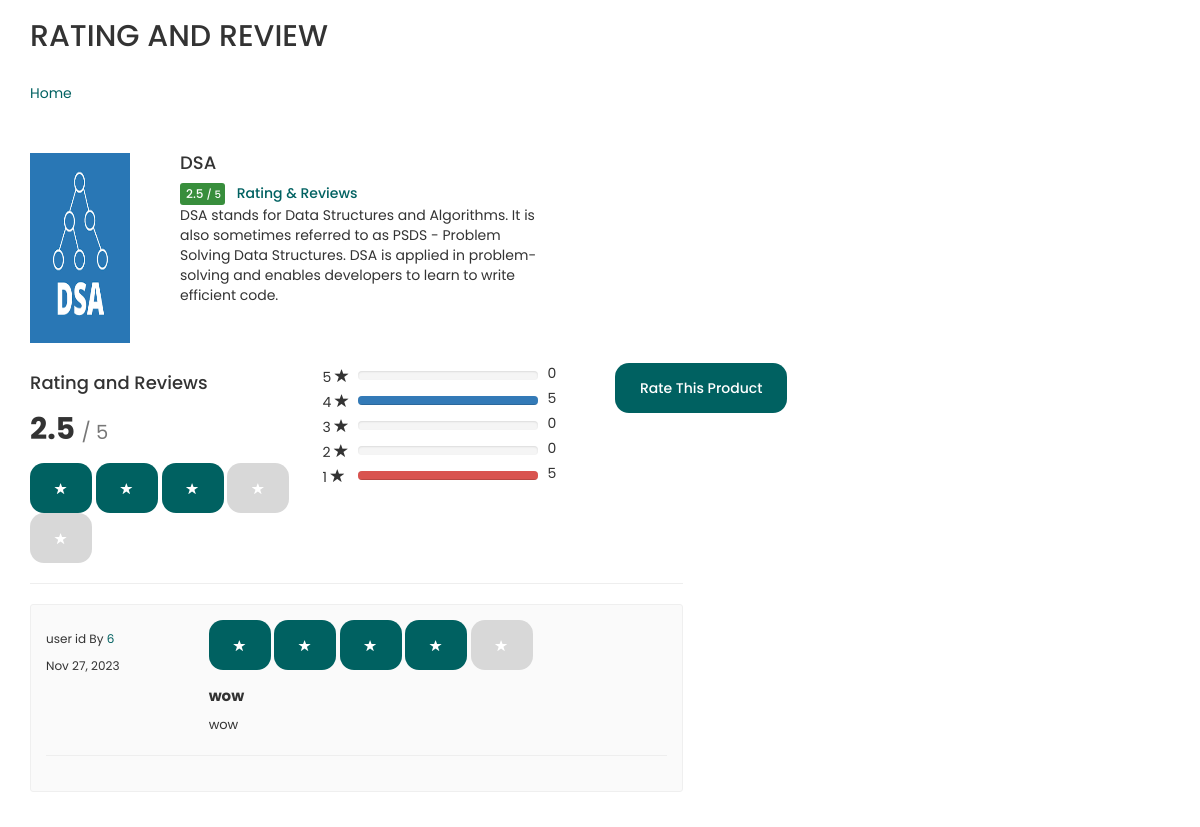
/show_rating.php?item_id=9, run on the app's committed database.
### tables this page shows
CREATE TABLE `books` (
  `id` int(11) NOT NULL,
  `title` varchar(100) NOT NULL,
  `author` varchar(50) NOT NULL,
  `publisher` varchar(100) NOT NULL,
  `price` int(20) NOT NULL,
  `qty` int(20) NOT NULL,
  `category_id` int(20) NOT NULL,
  `description` varchar(800) NOT NULL,
  `image` varchar(100) NOT NULL,
  `date_time` date NOT NULL DEFAULT current_timestamp()
);

CREATE TABLE `item_rating` (
  `ratingId` int(11) NOT NULL,
  `books` int(11) NOT NULL,
  `users` int(11) NOT NULL,
  `ratingNumber` int(11) NOT NULL,
  `title` varchar(255) NOT NULL,
  `comments` text NOT NULL,
  `created` datetime NOT NULL,
  `modified` datetime NOT NULL,
  `status` tinyint(1) NOT NULL DEFAULT 1 COMMENT '1 = Block, 0 = Unblock'
);

### class/Rating.php (called while the page is built, shortened)
<?php
class Rating{
	private $host  = 'localhost';
    private $user  = 'root';
    private $password   = "";
    private $database  = "edenbookstore";
	private $itemUsersTable = 'users';
	private $itemTable = 'books';
    private $itemRatingTable = 'item_rating';
	private $dbConnect = false;
    public function __construct(){
        if(!$this->dbConnect){
            $conn = new mysqli($this->host, $this->user, $this->password, $this->database);
            if($conn->connect_error){
                die("Error failed to connect to MySQL: " . $conn->connect_error);
            }else{
                $this->dbConnect = $conn;
            }
        }
    }
	private function getData($sqlQuery) {
		$result = mysqli_query($this->dbConnect, $sqlQuery);
		$data= array();
		while ($row = mysqli_fetch_array($result, MYSQLI_ASSOC)) {
			$data[]=$row;
		}
		return $data;
	}
	public function getItem($books){
		$sqlQuery = "
			SELECT * FROM ".$this->itemTable."
			WHERE id='".$books."'";
		return  $this->getData($sqlQuery);
	}
	public function getItemRating($books){
		$sqlQuery = "
			SELECT r.ratingId, r.books, r.users, r.ratingNumber, r.title, r.comments, r.created, r.modified
			FROM ".$this->itemRatingTable." as r
			LEFT JOIN ".$this->itemUsersTable." as u ON (r.users = r.users)
			WHERE r.books = '".$books."'";
		return  $this->getData($sqlQuery);
	}
	public function getRatingAverage($books){
		$itemRating = $this->getItemRating($books);
		$ratingNumber = 0;
		$count = 0;
		foreach($itemRating as $itemRatingDetails){
			$ratingNumber+= $itemRatingDetails['ratingNumber'];
			$count += 1;
		}
		$average = 0;
		if($ratingNumber && $count) {
			$average = $ratingNumber/$count;
		}
		return $average;
	}
}
?>

### show_rating.php (the view, shortened to what this page needs)
<?php
include('inc/header.php');
?>
<link rel="stylesheet" href="css/style.css">
<link rel="stylesheet" href="scss/style1.css">
<div class="container">
	<h2>RATING AND REVIEW</h2>
	<?php
	include 'inc/menu.php';
	include 'class/Rating.php';
	$rating = new Rating();
	$itemDetails = $rating->getItem($_GET['item_id']);
	foreach($itemDetails as $books){
		$average = $rating->getRatingAverage($books["id"]);
	?>
	<div class="row">
		<div class="col-sm-2" style="width:150px">
			<img class="product_image" src="./src/uploads/<?php echo $books["image"]; ?>" style="width:100px;height:200px;padding-top:10px;">
		</div>
		<div class="col-sm-4">
			<h4 style="margin-top:10px;"><?php echo $books["title"]; ?></h4>
			<div><span class="average"><?php printf('%.1f', $average); ?> <small>/ 5</small></span> <span class="rating-reviews"><a href="show_rating.php?item_id=<?php echo $books["id"]; ?>">Rating & Reviews</a></span></div>
			<?php echo $books["description"]; ?>
		</div>
	</div>
	<?php } ?>
	<?php
	$itemRating = $rating->getItemRating($_GET['item_id']);
	$ratingNumber = 0;
	$count = 0;
	$fiveStarRating = 0;
	$fourStarRating = 0;
	$threeStarRating = 0;
	$twoStarRating = 0;
	$oneStarRating = 0;
	foreach($itemRating as $rate){
		$ratingNumber += $rate['ratingNumber'];
		$count += 1;
		if($rate['ratingNumber'] == 5) {
			$fiveStarRating +=1;
		} else if($rate['ratingNumber'] == 4) {
			$fourStarRating +=1;
		} else if($rate['ratingNumber'] == 3) {
			$threeStarRating +=1;
		} else if($rate['ratingNumber'] == 2) {
			$twoStarRating +=1;
		} else if($rate['ratingNumber'] == 1) {
			$oneStarRating +=1;
		}
	}
	$average = 0;
	if($ratingNumber && $count) {
		$average = $ratingNumber / $count;
	}
	?>
	<br>
	<div id="ratingDetails">
		<div class="row">
			<div class="col-sm-3">
				<h4>Rating and Reviews</h4>
				<h2 class="bold padding-bottom-7"><?php printf('%.1f', $average); ?> <small>/ 5</small></h2>
				<?php
				$averageRating = round($average, 0);
				for ($i = 1; $i <= 5; $i++) {
					$ratingClass = "btn-default btn-grey";
					if($i <= $averageRating) {
						$ratingClass = "btn-warning";
					}
				?>
				<button type="button" class="btn btn-sm <?php echo $ratingClass; ?>" aria-label="Left Align">
				  <span class="glyphicon glyphicon-star" aria-hidden="true"></span>
				</button>
				<?php } ?>
			</div>
			<div class="col-sm-3">
				<?php
				$fourStarRatingPercent = round(($fourStarRating/5)*100);
				$fourStarRatingPercent = !empty($fourStarRatingPercent)?$fourStarRatingPercent.'%':'0%';
				$oneStarRatingPercent = round(($oneStarRating/5)*100);
				$oneStarRatingPercent = !empty($oneStarRatingPercent)?$oneStarRatingPercent.'%':'0%';
				?>
				<div class="pull-left">
					<div class="pull-left" style="width:35px; line-height:1;">
						<div style="height:9px; margin:5px 0;">5 <span class="glyphicon glyphicon-star"></span></div>
					</div>
					<div class="pull-left" style="width:180px;">
						<div class="progress" style="height:9px; margin:8px 0;">
						</div>
					</div>
					<div class="pull-right" style="margin-left:10px;"><?php echo $fiveStarRating; ?></div>
				</div>
				<div class="pull-left">
					<div class="pull-left" style="width:35px; line-height:1;">
						<div style="height:9px; margin:5px 0;">4 <span class="glyphicon glyphicon-star"></span></div>
					</div>
					<div class="pull-left" style="width:180px;">
						<div class="progress" style="height:9px; margin:8px 0;">
						  <div class="progress-bar progress-bar-primary" role="progressbar" aria-valuenow="4" aria-valuemin="0" aria-valuemax="5" style="width: <?php echo $fourStarRatingPercent; ?>">
						  </div>
						</div>
					</div>
					<div class="pull-right" style="margin-left:10px;"><?php echo $fourStarRating; ?></div>
				</div>
				<div class="pull-left">
					<div class="pull-left" style="width:35px; line-height:1;">
						<div style="height:9px; margin:5px 0;">3 <span class="glyphicon glyphicon-star"></span></div>
					</div>
					<div class="pull-left" style="width:180px;">
						<div class="progress" style="height:9px; margin:8px 0;">
						</div>
					</div>
					<div class="pull-right" style="margin-left:10px;"><?php echo $threeStarRating; ?></div>
				</div>
				<div class="pull-left">
					<div class="pull-left" style="width:35px; line-height:1;">
						<div style="height:9px; margin:5px 0;">2 <span class="glyphicon glyphicon-star"></span></div>
					</div>
					<div class="pull-left" style="width:180px;">
						<div class="progress" style="height:9px; margin:8px 0;">
						</div>
					</div>
					<div class="pull-right" style="margin-left:10px;"><?php echo $twoStarRating; ?></div>
				</div>
				<div class="pull-left">
					<div class="pull-left" style="width:35px; line-height:1;">
						<div style="height:9px; margin:5px 0;">1 <span class="glyphicon glyphicon-star"></span></div>
					</div>
					<div class="pull-left" style="width:180px;">
						<div class="progress" style="height:9px; margin:8px 0;">
						  <div class="progress-bar progress-bar-danger" role="progressbar" aria-valuenow="1" aria-valuemin="0" aria-valuemax="5" style="width: <?php echo $oneStarRatingPercent; ?>">
						  </div>
						</div>
					</div>
					<div class="pull-right" style="margin-left:10px;"><?php echo $oneStarRating; ?></div>
				</div>
			</div>
			<div class="col-sm-3">
				<button type="button" id="rateProduct" class="btn btn-info <?php if(!empty($_SESSION['id']) && $_SESSION['id']){ echo 'login';} ?>">Rate this product</button>
			</div>
		</div>
		<div class="row">
		<div class="col-sm-7">
    <hr/>
    <div class="review-block">
        <?php
        $displayedReviews = [];
        foreach ($itemRating as $rating) {
            $date = date_create($rating['created']);
            $reviewDate = date_format($date, "M d, Y");
            if (!in_array($rating['users'], $displayedReviews)) {
                $displayedReviews[] = $rating['users'];
        ?>
                <div class="row">
                    <div class="col-sm-3">
                        <div class="review-block-name">user id By  <a href="#"><?php echo $rating['users']; ?></a></div>
                        <div class="review-block-date"><?php echo $reviewDate; ?></div>
                    </div>
                    <div class="col-sm-9">
                        <div class="review-block-rate">
                            <?php
                            for ($i = 1; $i <= 5; $i++) {
                                $ratingClass = "btn-default btn-grey";
                                if ($i <= $rating['ratingNumber']) {
                                    $ratingClass = "btn-warning";
                                }
                            ?>
                                <button type="button" class="btn btn-xs <?php echo $ratingClass; ?>" aria-label="Left Align">
                                    <span class="glyphicon glyphicon-star" aria-hidden="true"></span>
                                </button>
                            <?php } ?>
                        </div>
                        <div class="review-block-title"><?php echo $rating['title']; ?></div>
                        <div class="review-block-description"><?php echo $rating['comments']; ?></div>
                    </div>
                </div>
                <hr/>
        <?php
            }
        }
        ?>
    </div>
</div>
		</div>
	</div>
</div>
<?php include('inc/footer.php'); ?>

### css/style.css (style rules this page uses)
:root { --color-primary: #006161; --color-secondary: #00B9A7; --color-tertiary: #FFFFFF; --color-grey01: #AAAAAA; --color-grey02: #E1E1E1; --color-grey03: #F0F0F0; --color-primary-soft: #F0EEFF; --color-orange: #FF754C; --btn-hover: #00B9A7; }
* { font-family: 'Poppins', sans-serif; margin: 0; padding: 0; box-sizing: border-box; text-decoration: none; align-items: center; }
a { color: var(--color-primary); transition: all .2s ease-in-out; }
button, .btn { display: inline-flex; padding: 0 25px; height: 50px; border: none; border-radius: 14px; cursor: pointer; background-color: var(--color-primary); color: white; text-transform: capitalize; align-items: center; font-weight: 500; margin: 0px 0; }

### scss/style1.css (style rules this page uses)
.btn-grey { background-color:#D8D8D8; color:#FFF; }
.bold { font-weight:700; }
.padding-bottom-7 { padding-bottom:7px; }
.review-block { background-color:#FAFAFA; border:1px solid #EFEFEF; padding:15px; border-radius:3px; margin-bottom:15px; }
.review-block-name { font-size:12px; margin:10px 0; }
.review-block-date { font-size:12px; }
.review-block-rate { font-size:13px; margin-bottom:15px; }
.review-block-title { font-size:15px; font-weight:700; margin-bottom:10px; }
.review-block-description { font-size:13px; }
.average { background-color:#388e3c; line-height: normal; display: inline-block; color: #fff; padding: 2px 4px 2px 6px; border-radius: 3px; font-weight: 500; font-size: 12px; vertical-align: middle; }
.rating-reviews { padding-left: 8px; font-weight: 500; color: #878787; }

### data on the page
books: image (picture), title "DSA", average "2.5", description "DSA stands for Data Structures and Algorithms. It is also sometimes referred to as PSDS - Problem Solving Data Structures. DSA is applied in problem-solving and enables developers to learn to write efficient code."
item_rating: users "6", created "Nov 27, 2023", ratingNumber 4 (drawn), title "wow", comments "wow"

### other printed values
$average "2.5"
$fiveStarRating "0"
$fourStarRating "5"
$threeStarRating "0"
$twoStarRating "0"
$oneStarRating "5"
